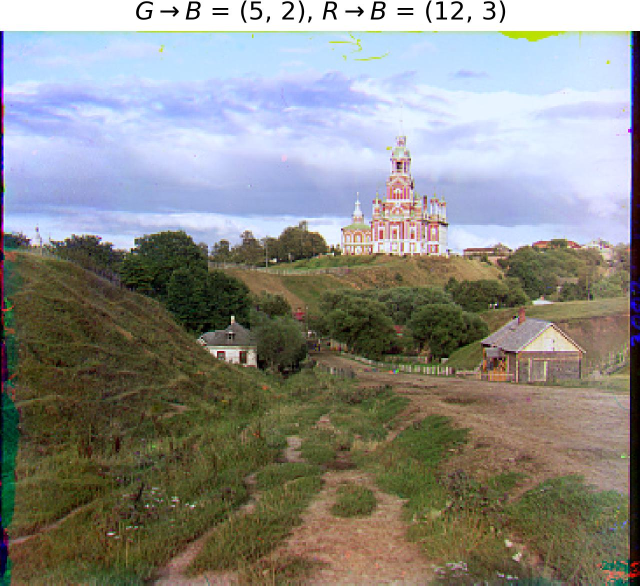
#> input picture project1/cs180 proj1 data/cathedral_processed.jpg, 1280 x 1171 px, given in place of church.tif, which was not available (shown at 1/2 size)
$ jupyter execute --allow-errors project1.ipynb
#> lines starting #> are read from the running program, lines starting #| are printed output that depends on the picture; pictures that were not available may be replaced by others from this repository, and a replacement may not be noted
#> further down, im is the input picture: shape (1171, 1280, 3); mean R, G, B 138.7, 138.7, 133.9
[cell 1]
import numpy as np
from skimage import io, img_as_float, transform, filters, feature, exposure, color, util
import time
import matplotlib.pyplot as plt


def split_bgr_stack(im):
    h = im.shape[0] // 3
    b = im[:h]
    g = im[h:2*h]
    r = im[2*h:3*h]
    return b, g, r

# [8 lines left out: function crop_center, not called in this run]

def to_edges(im):
    """Edge/structure emphasis to be robust to illumination changes."""
    if im.ndim == 3:
        im = color.rgb2gray(im)
    # Slight blur then Sobel
    return filters.sobel(filters.gaussian(im, sigma=1.0))

def ssd(a, b):
    d = a - b
    return np.sum(d*d)

def roll2(img, dy, dx):
    return np.roll(np.roll(img, dy, axis=0), dx, axis=1)

# [20 lines left out: function brute_align, not called in this run]


def pyramid_align(tgt, ref, levels=5, base_search=15):
    """Coarse-to-fine image pyramid alignment. Returns (dy, dx)."""
    # Build pyramids
    pyr_t = [tgt]
    pyr_r = [ref]
    for _ in range(1, levels):
        pyr_t.append(transform.rescale(pyr_t[-1], 0.5, anti_aliasing=True, channel_axis=None))
        pyr_r.append(transform.rescale(pyr_r[-1], 0.5, anti_aliasing=True, channel_axis=None))

    dy, dx = 0, 0
    tik = time.time()
    for lvl in reversed(range(levels)):
        t = pyr_t[lvl]
        r = pyr_r[lvl]
        # Upscale current estimate
        if lvl != levels-1:
            dy *= 2
            dx *= 2
        # Refine around current estimate
        r_pad = min(base_search, 12)  # local search window per level
        best = (0, 0)
        best_sc = np.inf

        # Pre-shift the target by current estimate to reduce search window
        t_est = roll2(t, dy, dx)
        # Use edges for metric robustness
        t_m = to_edges(t_est)
        r_m = to_edges(r)
        r_c = crop_center(r_m, 0.85)
        for ddy in range(-r_pad, r_pad+1):
            for ddx in range(-r_pad, r_pad+1):
                t_try = roll2(t_m, ddy, ddx)
                sc = ssd(crop_center(t_try, 0.85), r_c)
                if sc < best_sc:
                    best_sc = sc
                    best = (ddy, ddx)
        dy += best[0]
        dx += best[1]
        tok = time.time()
        # print(f"Level {lvl}: Best shift: {best}, Score: {best_sc:.4f}, Time: {tok - tik:.4f} s")
        # print("\n")
    return dy, dx

def align_pair(tgt, ref):
    """Dispatch to brute or pyramid based on size."""
    h, w = ref.shape[:2]
    if max(h, w) <= 100:  # small images: exhaustive is fine
        return brute_align(tgt, ref, search_radius=20)
    # large images: pyramid
    return pyramid_align(tgt, ref, levels=6, base_search=15)

# [24 lines of commented-out code are left out]
# [96 lines left out: functions auto_crop, gray_world_white_balance, postprocess, final_crop, aggressive_auto_crop, compare_crop, not called in this run]

#> (a cell that did not finish here is left out)

#> in split_bgr_stack, `b = im[:h]`:
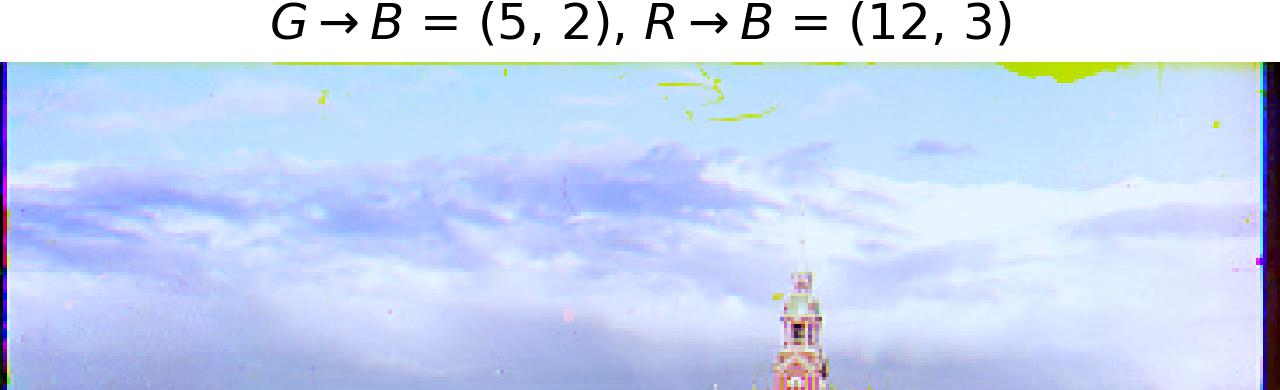
#> b: shape (390, 1280, 3) float64; mean R, G, B 0.785, 0.842, 0.952
#> in split_bgr_stack, `g = im[h:2*h]`:
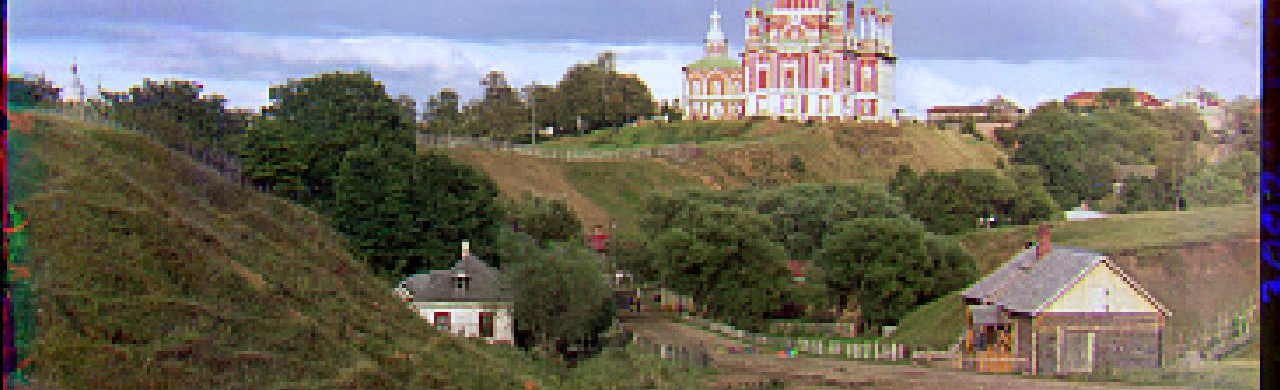
#> g: shape (390, 1280, 3) float64; mean R, G, B 0.449, 0.433, 0.392
#> in split_bgr_stack, `r = im[2*h:3*h]`:
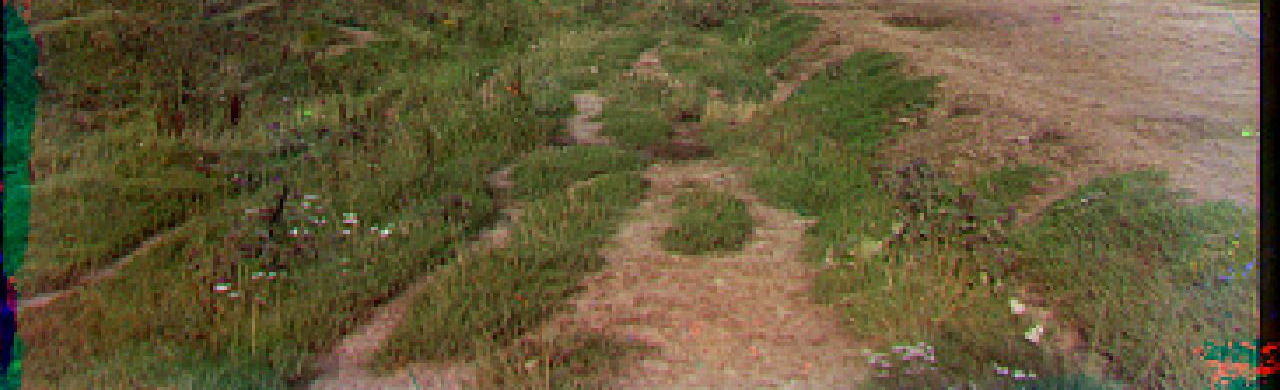
#> r: shape (390, 1280, 3) float64; mean R, G, B 0.398, 0.357, 0.232
    H, W = b.shape[:2]

    def canon_shift(d, n):
        d = int(round(d))
        return ((d + n // 2) % n) - n // 2

    dy_g, dx_g = align_pair(g, b)
#> after the loop in pyramid_align, `for _ in range(1, levels):`: pyr_r = 6 items
#> after the loop in pyramid_align, `for lvl in reversed(range(levels)):`: dx = 0
    dy_r, dx_r = align_pair(r, b)

    dy_g, dx_g = map(int, (dy_g, dx_g))
    dy_r, dx_r = map(int, (dy_r, dx_r))

    g_aligned = roll2(g, dy_g, dx_g)
    r_aligned = roll2(r, dy_r, dx_r)

    rgb = np.dstack([r_aligned, g_aligned, b])

    rgb = auto_crop(rgb)

    # print(rgb.shape)

    rgb = postprocess(rgb)


    plt.imshow(rgb)
    plt.axis('off')
    plt.title(rf"$G\rightarrow B$ = ({canon_shift(dy_g, H)}, {canon_shift(dx_g, W)}), $R\rightarrow B$ = ({canon_shift(dy_r, H)}, {canon_shift(dx_r, W)})")
    # plt.show()
    plt.savefig(f"{filename}_processed.jpg", bbox_inches='tight', pad_inches=0, dpi=300)

$ run again, on project1/cs180 proj1 data/italil_processed.jpg
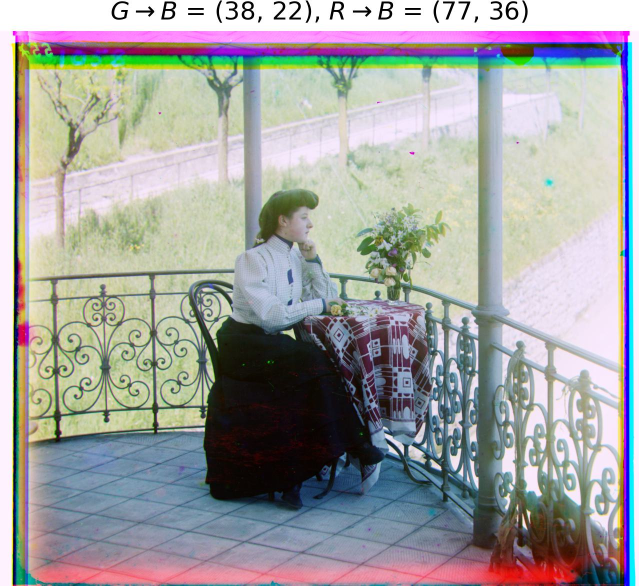
#> input picture project1/cs180 proj1 data/italil_processed.jpg, 1277 x 1171 px, given in place of church.tif, which was not available (shown at 1/2 size)
#> im is the input picture: shape (1171, 1277, 3); mean R, G, B 161.7, 161.8, 161
#> in split_bgr_stack, `g = im[h:2*h]`:
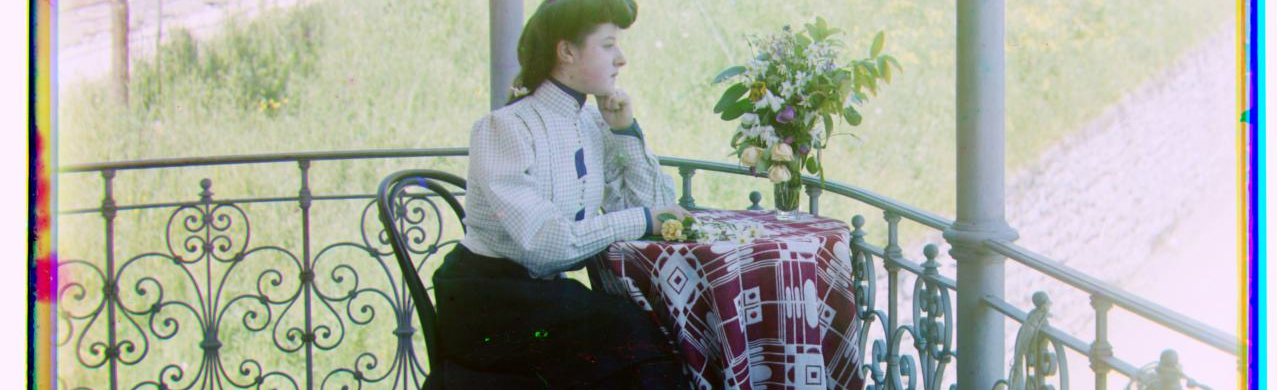
#> g: shape (390, 1277, 3) float64; mean R, G, B 0.657, 0.671, 0.635
#> in split_bgr_stack, `r = im[2*h:3*h]`:
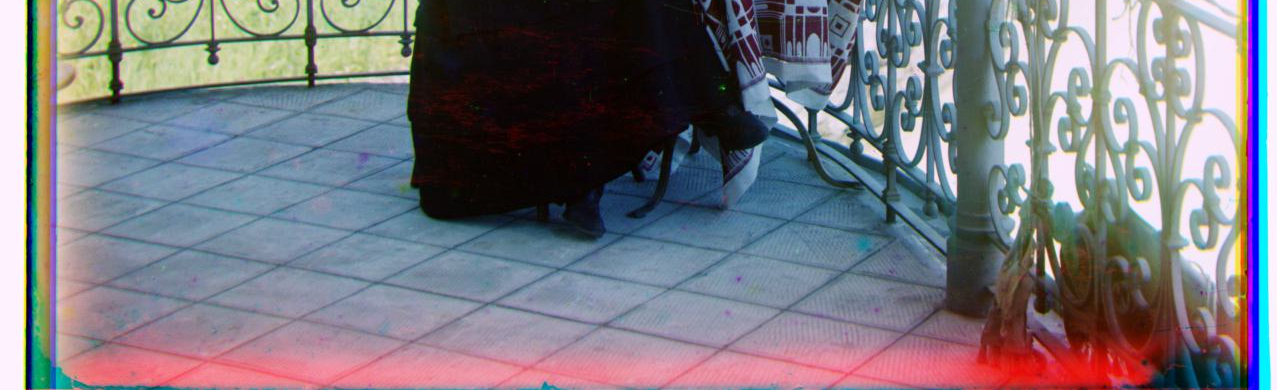
#> r: shape (390, 1277, 3) float64; mean R, G, B 0.473, 0.468, 0.499
#> after the loop in pyramid_align, `for _ in range(1, levels):`: pyr_r = 6 items
#> after the loop in pyramid_align, `for lvl in reversed(range(levels)):`: dx = 0

$ run again, on project1/cs180 proj1 data/lastochikino_processed.jpg
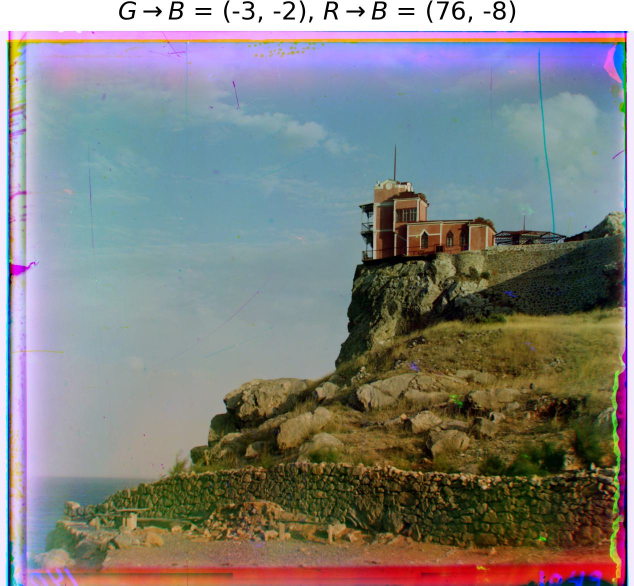
#> input picture project1/cs180 proj1 data/lastochikino_processed.jpg, 1267 x 1171 px, given in place of church.tif, which was not available (shown at 1/2 size)
#> im is the input picture: shape (1171, 1267, 3); mean R, G, B 129.5, 129.5, 127.7
#> in split_bgr_stack, `g = im[h:2*h]`:
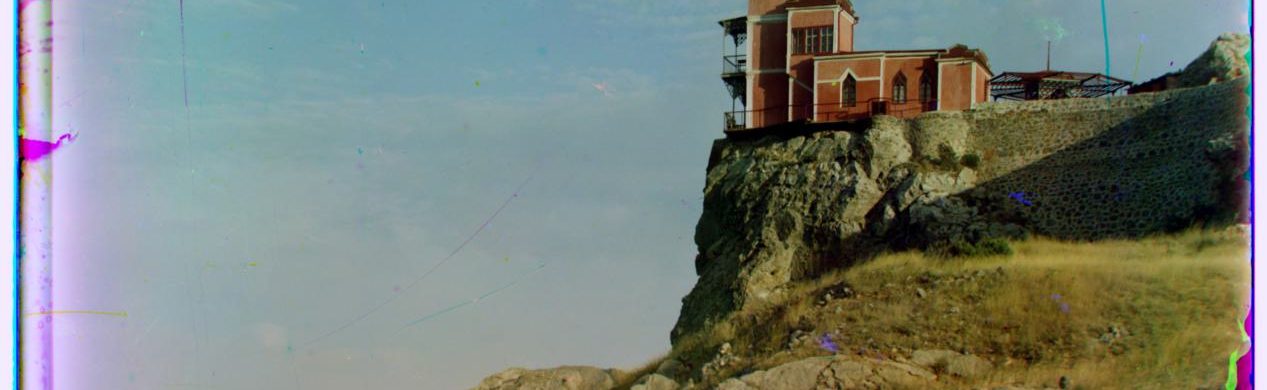
#> g: shape (390, 1267, 3) float64; mean R, G, B 0.47, 0.504, 0.478
#> in split_bgr_stack, `r = im[2*h:3*h]`:
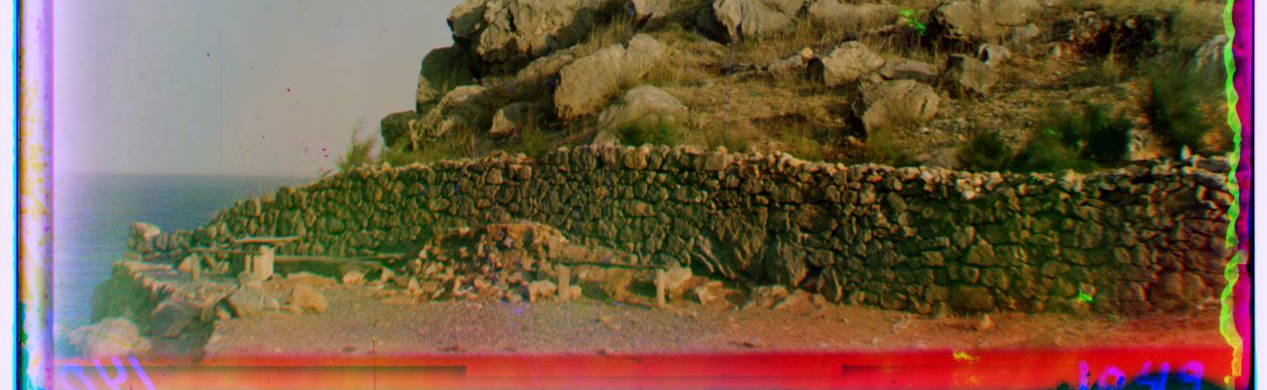
#> r: shape (390, 1267, 3) float64; mean R, G, B 0.455, 0.363, 0.27
#> after the loop in pyramid_align, `for _ in range(1, levels):`: pyr_r = 6 items
#> after the loop in pyramid_align, `for lvl in reversed(range(levels)):`: dx = 0

$ run again, on project1/cs180 proj1 data/lugano_processed.jpg
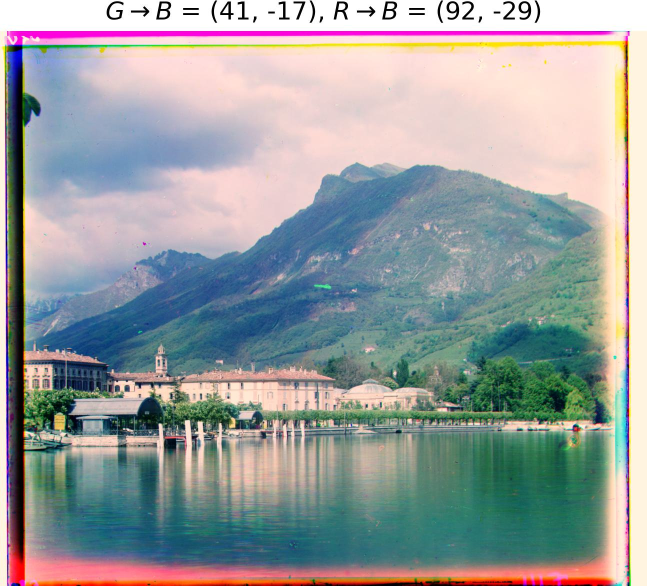
#> input picture project1/cs180 proj1 data/lugano_processed.jpg, 1293 x 1171 px, given in place of church.tif, which was not available (shown at 1/2 size)
#> im is the input picture: shape (1171, 1293, 3); mean R, G, B 152.4, 157.6, 157.6
#> in split_bgr_stack, `g = im[h:2*h]`:
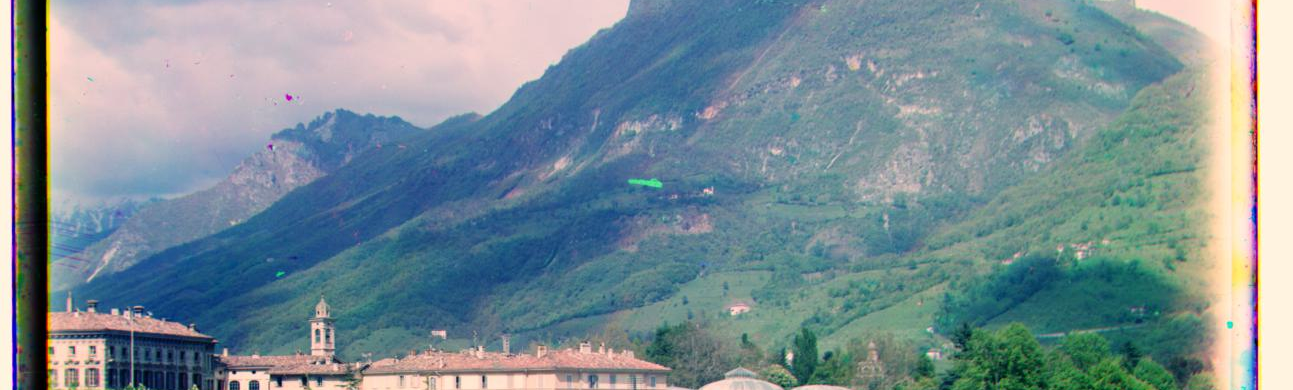
#> g: shape (390, 1293, 3) float64; mean R, G, B 0.485, 0.56, 0.589
#> in split_bgr_stack, `r = im[2*h:3*h]`:
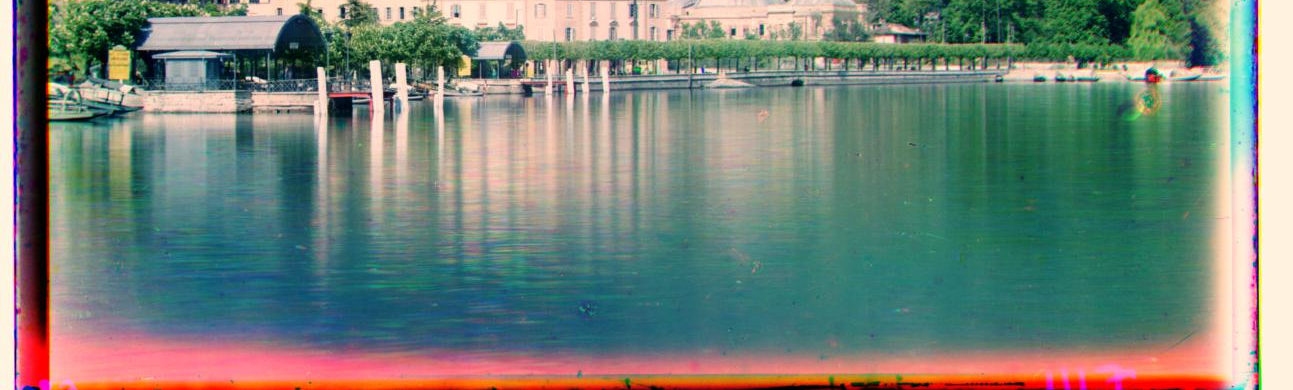
#> r: shape (390, 1293, 3) float64; mean R, G, B 0.46, 0.513, 0.473
#> after the loop in pyramid_align, `for _ in range(1, levels):`: pyr_r = 6 items
#> after the loop in pyramid_align, `for lvl in reversed(range(levels)):`: dx = 0
